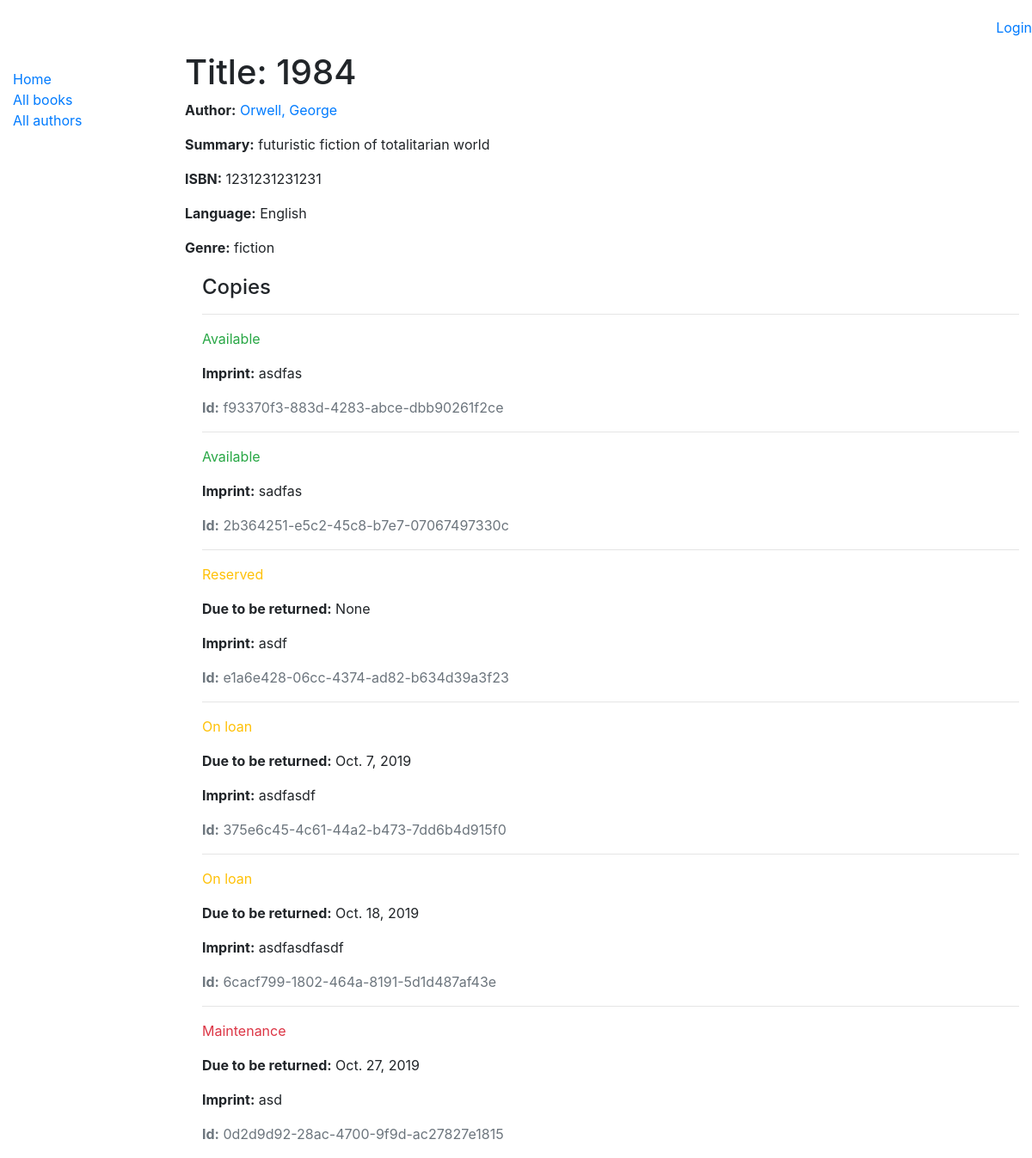
/catalog/book/1, run on the app's committed database.
### catalog/models.py (models this page shows, shortened)
class Book(models.Model):
    title = models.CharField(max_length=200)
    author = models.ForeignKey("Author", on_delete=models.SET_NULL, null=True)
    summary = models.TextField(
        max_length=1000, help_text="Enter a brief description of the book"
    )
    isbn = models.CharField(
        "ISBN",
        max_length=13,
        help_text="""
        13 Character
        <a href="https://www.isbn-international.org/content/what-isbn">
        ISBN number</a>""",
    )
    genre = models.ManyToManyField(Genre, help_text="Select a genre for this book")
    language = models.ForeignKey("Language", on_delete=models.SET_NULL, null=True)

class Author(models.Model):
    first_name = models.CharField(max_length=100)
    last_name = models.CharField(max_length=100)
    date_of_birth = models.DateField(null=True, blank=True)
    date_of_death = models.DateField("Died", null=True, blank=True)
    class Meta:
        ordering = ["last_name", "first_name"]
    def get_absolute_url(self):
        return reverse("author-detail", args=[str(self.id)])
    def __str__(self):
        return f"{self.last_name}, {self.first_name}"

class Language(models.Model):
    name = models.CharField(max_length=200, help_text="Enter a book Language")
    def __str__(self):
        return self.name

class Genre(models.Model):
    name = models.CharField(
        max_length=200, help_text="Enter a book genre (e.g. Science Fiction)"
    )
    def __str__(self):
        return self.name

class BookInstance(models.Model):
    id = models.UUIDField(
        primary_key=True,
        default=uuid.uuid4,
        help_text="Unique ID for this particular book across whole library",
    )
    book = models.ForeignKey(Book, on_delete=models.SET_NULL, null=True)
    imprint = models.CharField(max_length=200)
    due_back = models.DateField(null=True, blank=True)
    LOAN_STATUS = (
        ("m", "Maintenance"),
        ("o", "On loan"),
        ("a", "Available"),
        ("r", "Reserved"),
    )
    status = models.CharField(
        max_length=1,
        choices=LOAN_STATUS,
        blank=True,
        default="m",
        help_text="Book availability",
    )
    borrower = models.ForeignKey(User, on_delete=models.SET_NULL, null=True,
                                 blank=True)
    class Meta:
        ordering = ["due_back"]

### catalog/views.py (the view)
# urls.py: path('book/<int:pk>', views.BookDetailView.as_view(), name='book-detail'),
class BookDetailView(generic.DetailView):
	model = Book

### catalog/templates/catalog/book_detail.html
{% extends "base_generic.html" %}
{% block content %}
  <h1>Title: {{ book.title }}</h1>
  <p><strong>Author:</strong> <a href="{{ book.author.get_absolute_url }}">{{ book.author }}</a></p>
  <p><strong>Summary:</strong> {{ book.summary }}</p>
  <p><strong>ISBN:</strong> {{ book.isbn }}</p>
  <p><strong>Language:</strong> {{ book.language }}</p>
  <p><strong>Genre:</strong> {{ book.genre.all|join:", " }}</p>
  <div style="margin-left:20px;margin-top:20px">
    <h4>Copies</h4>
    {% for copy in book.bookinstance_set.all %}
      <hr>
      <p class="{% if copy.status == 'a' %}text-success{% elif copy.status == 'm' %}text-danger{% else %}text-warning{% endif %}">{{ copy.get_status_display }}</p>
      {% if copy.status != 'a' %}
        <p><strong>Due to be returned:</strong> {{copy.due_back}}</p>
      {% endif %}
      <p><strong>Imprint:</strong> {{copy.imprint}}</p>
      <p class="text-muted"><strong>Id:</strong> {{copy.id}}</p>
    {% endfor %}
  </div>
{% endblock %}

### catalog/templates/base_generic.html (shortened to what this page needs)
<!DOCTYPE html>
<html lang="en">
<head>
  <link rel="stylesheet" href="https://stackpath.bootstrapcdn.com/bootstrap/4.1.3/css/bootstrap.min.css">
  {% load static %}
  <link rel="stylesheet" href="{% static 'css/style.css' %}">
</head>
<body>
  <div align="right">
        <ul class="sidebar-nav" >
            {% if user.is_authenticated %}
             <li>User: {{ user.get_username }}</li>
             <li><a href="{% url 'logout'%}?next={{request.path}}">Logout</a></li>
           {% else %}
             <li><a href="{% url 'login'%}?next={{request.path}}">Login</a></li>
           {% endif %}
        </ul>
  </div>
  <div class="container-fluid">
    <div class="row">
      <div class="col-sm-2">
      {% block sidebar %}
        <ul class="sidebar-nav">
          <li><a href="{% url 'index' %}">Home</a></li>
          <li><a href="{% url 'books' %}">All books</a></li>
          <li><a href="">All authors</a></li>
        </ul>
     {% endblock %}
      </div>
      <div class="col-sm-10 ">
      {% block content %}{% endblock %}
      </div>
    </div>
  </div>
</body>

### catalog/static/css/style.css (style rules this page uses)
.sidebar-nav { margin-top: 20px; padding: 0; list-style: none; }

### data on the page
Book: title "1984", author "Orwell, George", summary "futuristic fiction of totalitarian world", isbn "1231231231231", language "English", genre.all "fiction"
BookInstance: status "Available", imprint "asdfas", id "f93370f3-883d-4283-abce-dbb90261f2ce"
BookInstance: status "Available", imprint "sadfas", id "2b364251-e5c2-45c8-b7e7-07067497330c"
BookInstance: status "Reserved", due_back "None", imprint "asdf", id "e1a6e428-06cc-4374-ad82-b634d39a3f23"
BookInstance: status "On loan", due_back "Oct. 7, 2019", imprint "asdfasdf", id "375e6c45-4c61-44a2-b473-7dd6b4d915f0"
BookInstance: status "On loan", due_back "Oct. 18, 2019", imprint "asdfasdfasdf", id "6cacf799-1802-464a-8191-5d1d487af43e"
BookInstance: status "Maintenance", due_back "Oct. 27, 2019", imprint "asd", id "0d2d9d92-28ac-4700-9f9d-ac27827e1815"
